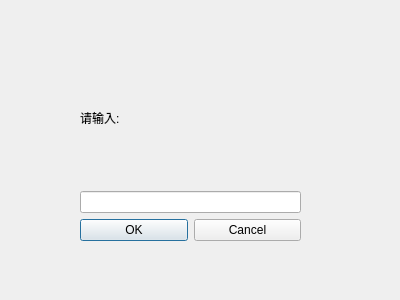
<?xml version="1.0" encoding="UTF-8"?>
<ui version="4.0">
 <class>inputDialog</class>
 <widget class="QDialog" name="inputDialog">
  <property name="geometry">
   <rect>
    <x>0</x>
    <y>0</y>
    <width>400</width>
    <height>300</height>
   </rect>
  </property>
  <property name="windowTitle">
   <string>Dialog</string>
  </property>
  <widget class="QWidget" name="layoutWidget">
   <property name="geometry">
    <rect>
     <x>80</x>
     <y>50</y>
     <width>221</width>
     <height>191</height>
    </rect>
   </property>
   <layout class="QVBoxLayout" name="verticalLayout">
    <item>
     <widget class="QLabel" name="label">
      <property name="text">
       <string>请输入:</string>
      </property>
     </widget>
    </item>
    <item>
     <widget class="QLineEdit" name="lineEdit"/>
    </item>
    <item>
     <layout class="QHBoxLayout" name="horizontalLayout">
      <item>
       <widget class="QPushButton" name="okBtn">
        <property name="text">
         <string>OK</string>
        </property>
       </widget>
      </item>
      <item>
       <widget class="QPushButton" name="cancelBtn">
        <property name="text">
         <string>Cancel</string>
        </property>
       </widget>
      </item>
     </layout>
    </item>
   </layout>
  </widget>
 </widget>
 <resources/>
 <connections/>
</ui>
